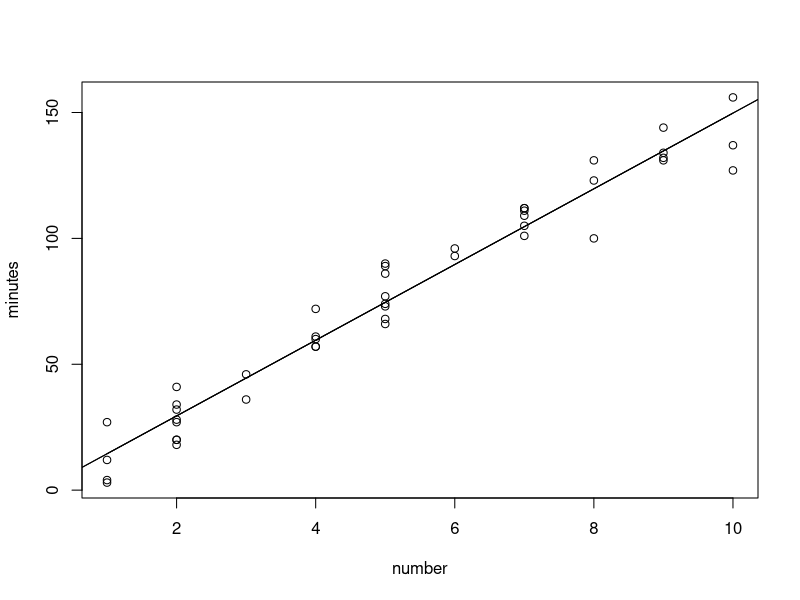
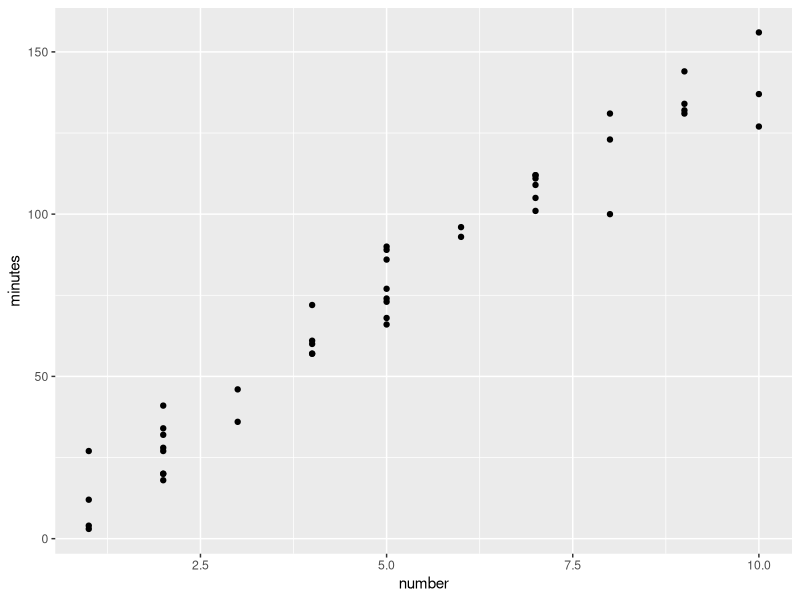
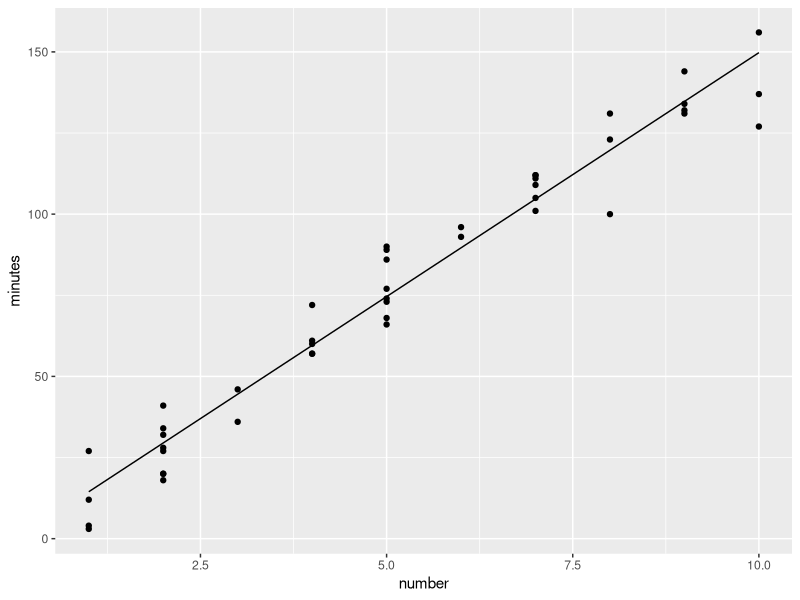
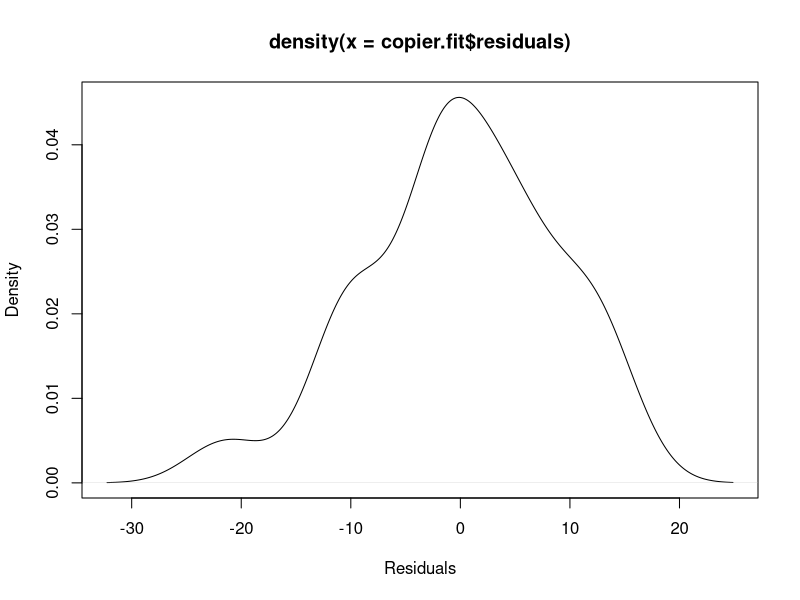
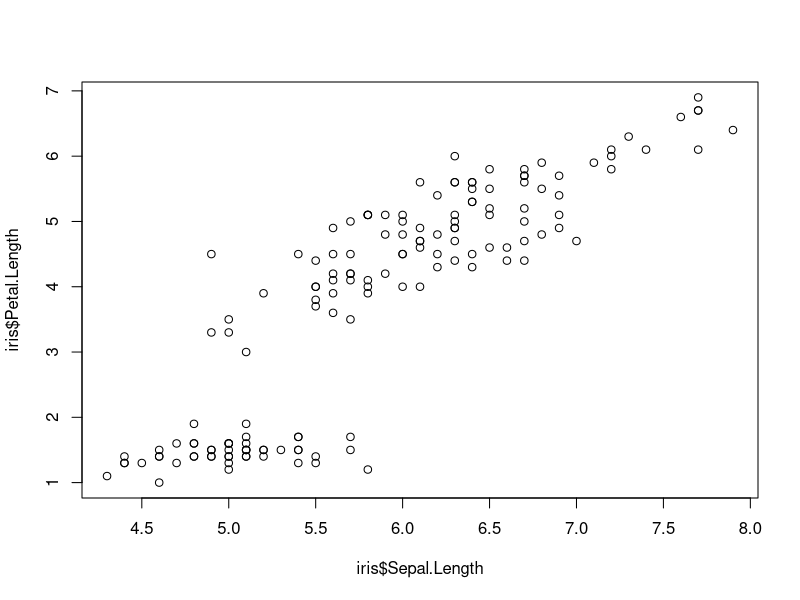

Write the R code that produced these figures, in order.
## ---- chunk 1
library(ggplot2)
copier <- read.table("data/CH01PR20.txt")
dim(copier)
colnames(copier)=c("minutes","number")
## ---- chunk 2
copier.fit <- lm(minutes~number,data=copier)
copier.fit
class(copier.fit)
str(copier.fit)
summary(copier.fit)
## ---- chunk 3
plot(minutes~number, data=copier)
abline(-0.5802,15.0352)#by definition of the line abline(intercept, slope)

#The following are alternative ways to draw the fitted regression line.
lines(copier$number,-0.5802+15.0352*copier$number)#other way

abline(copier.fit)#simple way
## ---- chunk 4
fitted(copier.fit)
copier$fitted=fitted(copier.fit)
p <- ggplot(copier,aes(x=number, y=minutes)) + 
  geom_point()
p

p <- p + geom_line(aes(x=number,y=fitted))
p
## ---- chunk 5
attributes(copier.fit)#There're many measures calculated by lm function. 
## ---- chunk 6
#For example, you can look at the residuals.
#Verify the residual standard error, degree of freedom is correct.
summary(copier.fit)
res=copier.fit$residuals

SSE=sum(res^2)
df=nrow(copier)-2
MSE=SSE/df
sqrt(MSE) # Residual standard error
c(SSE,df,MSE,sqrt(MSE))
## ---- chunk 7
#Have an idea whether the residuals have a normal distribution.
plot(density(copier.fit$residuals),xlab="Residuals")

#which observaiton has the smallest residual (in absolute value)
absres=abs(res)

pos=which(absres==min(absres))
pos=which.min(absres) #an alternative way

copier.fit$fitted.values[pos]#the fitted value corresponding to this point
copier[pos,1]#the observed response of this observation
# what is residual?
## ---- chunk 8
plot(iris$Sepal.Length, iris$Petal.Length)
iris.fit <- lm(Sepal.Length~Petal.Length,data=iris)
summary(iris.fit)

## Add fitted line in the scatter plot.
## SSE, df, MSE, RSE ?
## distribution of residuals ?
## ---- chunk 9

lm(minutes ~ number, data=copier)
lm(minutes ~ 0 + number, data=copier)
lm(minutes ~ -1 + number, data=copier)
## ---- chunk 10
# when Beta1 = 0.
lm(Sepal.Length ~ 1, data=iris)
